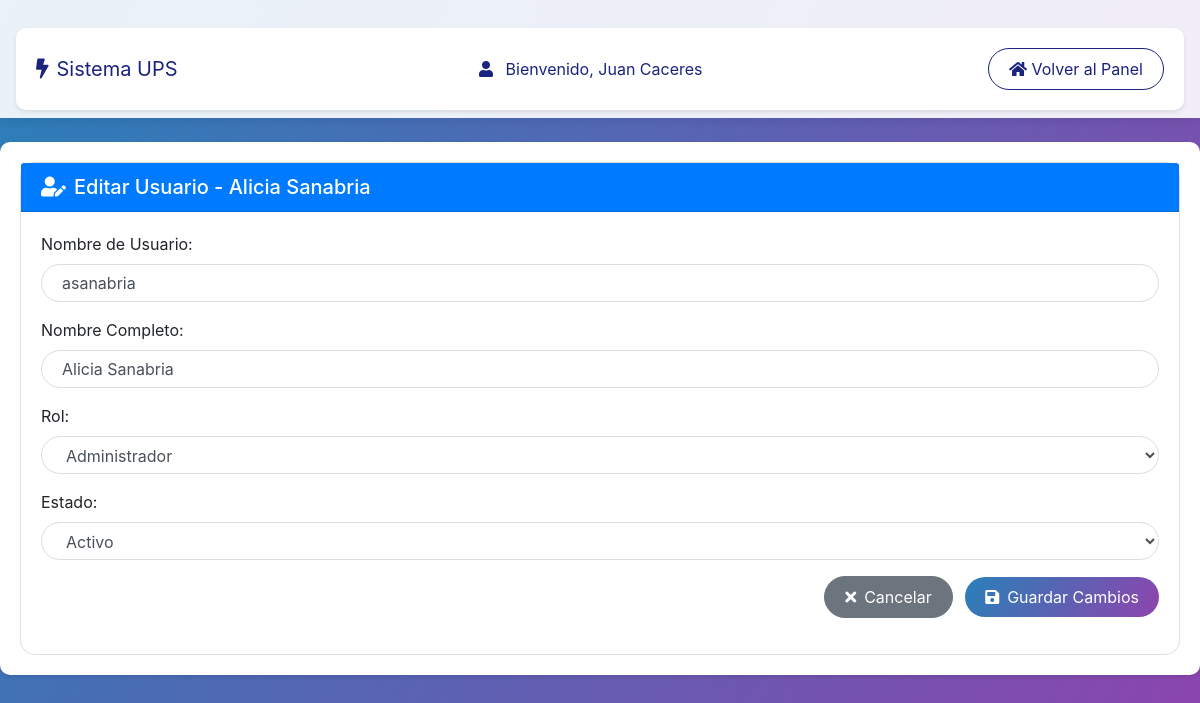
Page /modulos/usuarios/editar_usuario.php?id=48 (signed in) on the earlier database version.
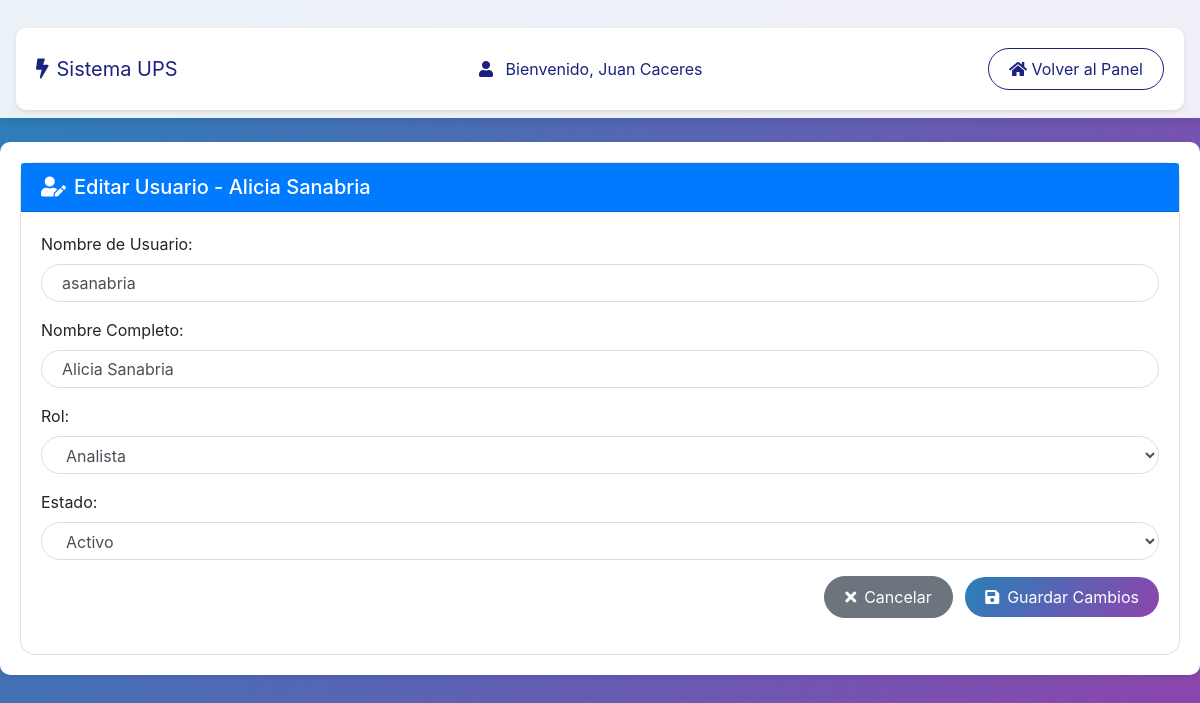
Same page on the later database version.
### tables this page shows
CREATE TABLE `usuarios` (
  `id` int NOT NULL,
  `username` varchar(50) NOT NULL,
  `password` varchar(255) NOT NULL,
  `nombre` varchar(100) NOT NULL,
  `rol` enum('administrador','tecnico','supervisor','analista') NOT NULL DEFAULT 'tecnico',
  `codigo_tecnico` varchar(10) DEFAULT NULL,
  `estado` enum('activo','inactivo') NOT NULL DEFAULT 'activo'
);

### models/Usuario.php (called while the page is built, shortened)
<?php
class Usuario {
    private $conn;
    public function __construct($db) {
        $this->conn = $db;
    }
    public function obtenerPorId($id = null) {
        try {
            $query = "SELECT id, username, nombre, rol, estado FROM usuarios WHERE id = ?";
            $stmt = $this->conn->prepare($query);
            $stmt->execute([$id]);
            $row = $stmt->fetch(PDO::FETCH_ASSOC);
            if($row) {
                $this->username = $row['username'];
                $this->nombre = $row['nombre'];
                $this->rol = $row['rol'];
                $this->estado = $row['estado'];
                return true;
            }
            return false;
        } catch(PDOException $e) {
            error_log("Error al obtener usuario por ID: " . $e->getMessage());
            return false;
        }
    }
}
?>

### modulos/usuarios/editar_usuario.php (the view, shortened to what this page needs)
<?php
require_once '../../config/database.php';
require_once '../../models/Usuario.php';
$database = new Database();
$db = $database->getConnection();
$usuario = new Usuario($db);
if(isset($_GET['id'])) {
    $usuario->obtenerPorId($_GET['id']);
}
?>
<!DOCTYPE html>
<html lang="es">
<head>
    <link rel="stylesheet" href="https://stackpath.bootstrapcdn.com/bootstrap/4.5.2/css/bootstrap.min.css">
    <link rel="stylesheet" href="https://cdnjs.cloudflare.com/ajax/libs/font-awesome/5.15.4/css/all.min.css">
    <link rel="stylesheet" href="../../assets/css/style.css">
</head>
<body>
    <nav class="navbar navbar-expand-lg navbar-dark bg-dark mb-4">
        <div class="container">
            <a class="navbar-brand" href="#">
                <i class="fas fa-bolt mr-2"></i>Sistema UPS
            </a>
            <div class="navbar-text text-white">
                <i class="fas fa-user mr-2"></i>
                Bienvenido, <?php echo isset($_SESSION['nombre']) ? htmlspecialchars($_SESSION['nombre']) : 'Usuario'; ?>
            </div>
            <a href="../../dashboard.php" class="btn btn-outline-light">
                <i class="fas fa-home"></i> Volver al Panel
            </a>
        </div>
    </nav>
    <div class="container">
        <div class="card">
            <div class="card-header bg-primary text-white">
                <h5 class="mb-0"><i class="fas fa-user-edit mr-2"></i>Editar Usuario - <?php echo htmlspecialchars($usuario->nombre); ?></h5>
            </div>
            <div class="card-body">
                <form method="POST" class="needs-validation" novalidate>
                    <div class="form-group">
                        <label for="username">Nombre de Usuario:</label>
                        <input type="text" class="form-control" id="username" name="username" value="<?php echo htmlspecialchars($usuario->username); ?>" required>
                    </div>
                    <div class="form-group">
                        <label for="nombre">Nombre Completo:</label>
                        <input type="text" class="form-control" id="nombre" name="nombre" value="<?php echo htmlspecialchars($usuario->nombre); ?>" required>
                    </div>
                    <div class="form-group">
                        <label for="rol">Rol:</label>
                        <select name="rol" id="rol" class="form-control" required>
                            <option value="administrador" <?php echo $usuario->rol === 'administrador' ? 'selected' : ''; ?>>Administrador</option>
                            <option value="analista" <?php echo $usuario->rol === 'analista' ? 'selected' : ''; ?>>Analista</option>
                        </select>
                    </div>
                    <div class="form-group">
                        <label for="estado">Estado:</label>
                        <select class="form-control" id="estado" name="estado" required>
                            <option value="activo" <?php echo $usuario->estado === 'activo' ? 'selected' : ''; ?>>Activo</option>
                        </select>
                    </div>
                    <div class="form-group text-right">
                        <a href="index.php" class="btn btn-secondary mr-2">
                            <i class="fas fa-times mr-2"></i>Cancelar
                        </a>
                        <button type="submit" class="btn btn-primary">
                            <i class="fas fa-save mr-2"></i>Guardar Cambios
                        </button>
                    </div>
                </form>
            </div>
        </div>
    </div>
</body>
</html>

Differences in the rows shown:
changed usuarios "Alicia Sanabria": rol (not shown) → "Analista"
Other differences:
form field rol: "Administrador" → (not shown)
